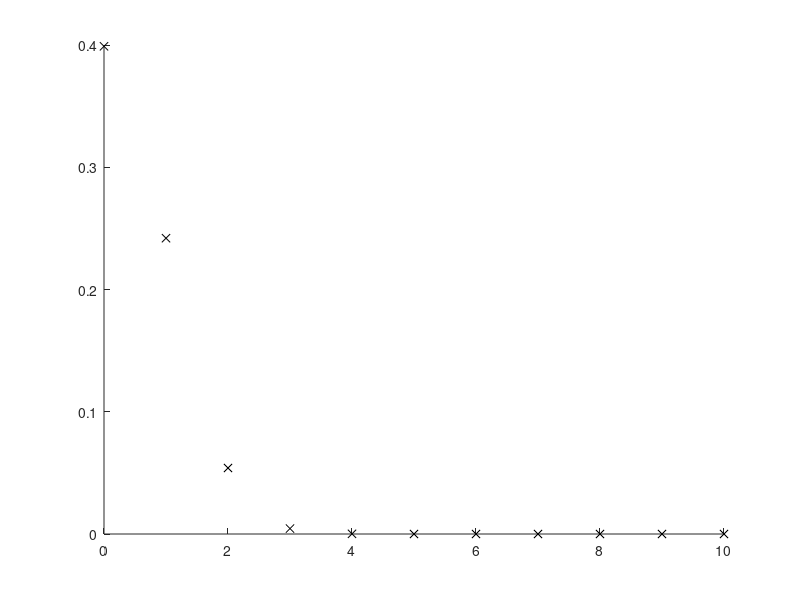

The MATLAB script that drew this image:
% Title
% Kai brooks
% 8 May 2019
% Description
%

clc
close all
clear all
format

% Plot normal dist, mu = 0, sigma = 1
% P = [ 1/(sqrt(2*pi)) ] * e^[ (-x^2) / 2 ]
% Integrate P dx from 1 to 9
% 1/3 * e^-40 = 10^-18 = 2^-60 (40 powers of 2 ~ 10^-12 since e = ~2.7)
%

p =@(x) [ 1/(sqrt(2*pi)) ] * exp( (-x.^2) / 2 )

hold on
for x = 0:10
 y = p(x);
 plot(x,p(x),'kx')
end

integral(p ,1,9)